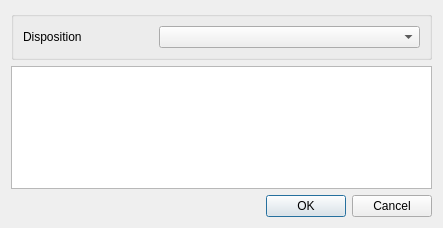
<?xml version="1.0" encoding="UTF-8"?>
<ui version="4.0">
 <class>Dialog</class>
 <widget class="QDialog" name="Dialog">
  <property name="geometry">
   <rect>
    <x>0</x>
    <y>0</y>
    <width>443</width>
    <height>228</height>
   </rect>
  </property>
  <property name="windowTitle">
   <string>Close issue</string>
  </property>
  <layout class="QVBoxLayout" name="verticalLayout">
   <item>
    <widget class="QGroupBox" name="groupBox">
     <property name="sizePolicy">
      <sizepolicy hsizetype="Preferred" vsizetype="Preferred">
       <horstretch>0</horstretch>
       <verstretch>0</verstretch>
      </sizepolicy>
     </property>
     <property name="title">
      <string/>
     </property>
     <layout class="QHBoxLayout" name="horizontalLayout">
      <item>
       <widget class="QLabel" name="label">
        <property name="sizePolicy">
         <sizepolicy hsizetype="Preferred" vsizetype="Preferred">
          <horstretch>1</horstretch>
          <verstretch>0</verstretch>
         </sizepolicy>
        </property>
        <property name="text">
         <string>Disposition</string>
        </property>
       </widget>
      </item>
      <item>
       <widget class="QComboBox" name="comboBox">
        <property name="sizePolicy">
         <sizepolicy hsizetype="Preferred" vsizetype="Fixed">
          <horstretch>2</horstretch>
          <verstretch>0</verstretch>
         </sizepolicy>
        </property>
       </widget>
      </item>
     </layout>
    </widget>
   </item>
   <item>
    <widget class="QPlainTextEdit" name="plainTextEdit">
     <property name="sizePolicy">
      <sizepolicy hsizetype="Expanding" vsizetype="Expanding">
       <horstretch>0</horstretch>
       <verstretch>2</verstretch>
      </sizepolicy>
     </property>
     <property name="tabChangesFocus">
      <bool>true</bool>
     </property>
    </widget>
   </item>
   <item>
    <widget class="QDialogButtonBox" name="buttonBox">
     <property name="sizePolicy">
      <sizepolicy hsizetype="Expanding" vsizetype="Fixed">
       <horstretch>0</horstretch>
       <verstretch>0</verstretch>
      </sizepolicy>
     </property>
     <property name="layoutDirection">
      <enum>Qt::LeftToRight</enum>
     </property>
     <property name="orientation">
      <enum>Qt::Horizontal</enum>
     </property>
     <property name="standardButtons">
      <set>QDialogButtonBox::Cancel|QDialogButtonBox::Ok</set>
     </property>
     <property name="centerButtons">
      <bool>false</bool>
     </property>
    </widget>
   </item>
  </layout>
 </widget>
 <tabstops>
  <tabstop>plainTextEdit</tabstop>
  <tabstop>buttonBox</tabstop>
  <tabstop>comboBox</tabstop>
 </tabstops>
 <resources/>
 <connections>
  <connection>
   <sender>buttonBox</sender>
   <signal>accepted()</signal>
   <receiver>Dialog</receiver>
   <slot>accept()</slot>
   <hints>
    <hint type="sourcelabel">
     <x>248</x>
     <y>254</y>
    </hint>
    <hint type="destinationlabel">
     <x>157</x>
     <y>274</y>
    </hint>
   </hints>
  </connection>
  <connection>
   <sender>buttonBox</sender>
   <signal>rejected()</signal>
   <receiver>Dialog</receiver>
   <slot>reject()</slot>
   <hints>
    <hint type="sourcelabel">
     <x>316</x>
     <y>260</y>
    </hint>
    <hint type="destinationlabel">
     <x>286</x>
     <y>274</y>
    </hint>
   </hints>
  </connection>
 </connections>
</ui>
